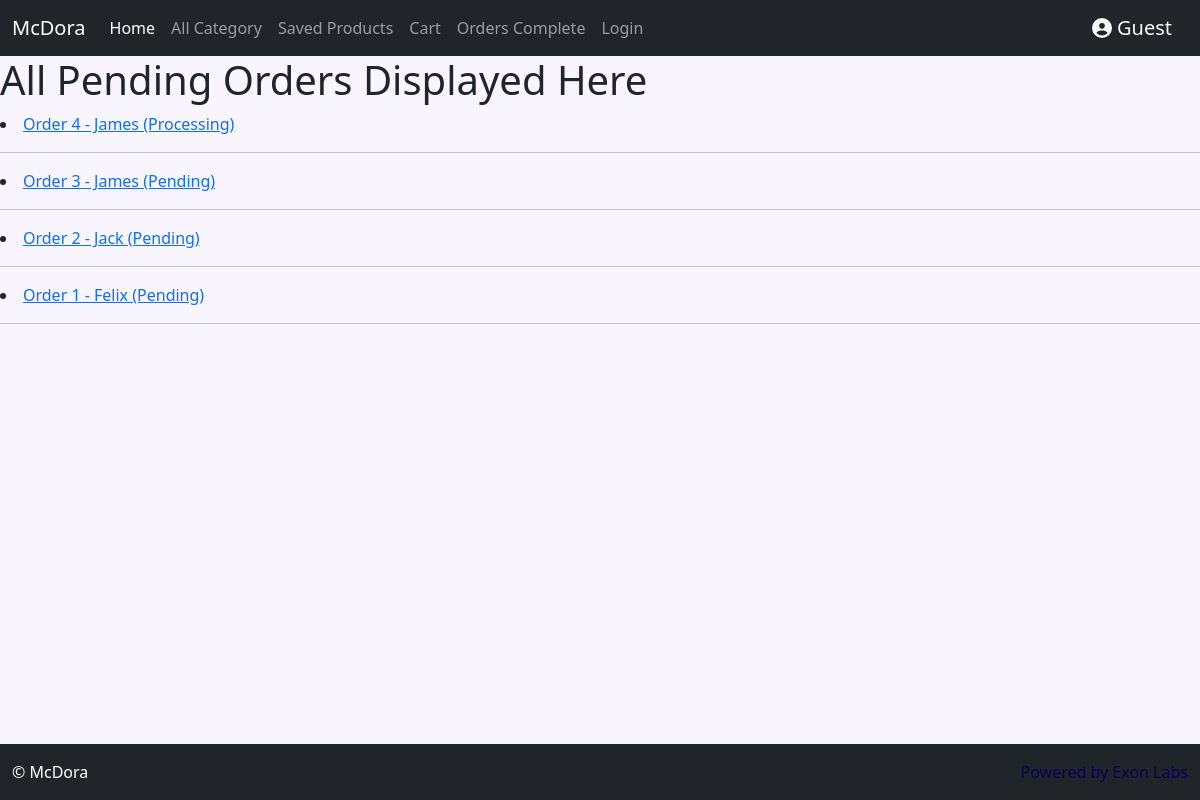
Screenshot of /orders/ with the database file from the repository.
### store/models.py (models this page shows, shortened)
class Order(models.Model):
    cart = models.OneToOneField('Cart', on_delete=models.CASCADE)  # one cart becomes one order
    customer = models.ForeignKey(User, on_delete=models.CASCADE)
    payment = models.ForeignKey(Transaction, on_delete=models.SET_NULL, null=True)  # Paystack or other payment reference
    shipping_address = models.ForeignKey('ShippingAddress', on_delete=models.SET_NULL, null=True, blank=True)
    status = models.ForeignKey(OrderStatus, on_delete=models.SET_NULL, null=True)  # linked to OrderStatus
    created_at = models.DateTimeField(auto_now_add=True)
    updated_at = models.DateTimeField(auto_now=True)
    def __str__(self):
        return f"Order {self.id} - {self.customer.username} ({self.status})"

class OrderStatus(models.Model):
    status = models.CharField(max_length=50, unique=True)
    created_date = models.DateTimeField(auto_now_add=True)
    def __str__(self):
        return self.status

### store/views.py (the view)
# urls.py: path('orders/', views.all_orders, name='orders'),
def all_orders(request):
    orders = Order.objects.all().order_by('-created_at')
    context = {'orders': orders}
    return render(request, 'orders.html', context)

### store/templates/orders.html
{% extends 'base.html' %}
{% block content %}
<h1>All Pending Orders Displayed Here</h1>
{% for order in orders %}
    <li><a href="{% url 'order_detail' id=order.id %}">{{ order }}</a></li>
    <hr>
{% endfor %}
{% endblock %}

### rows the page displays
Order: id+customer+status "Order 4 - James (Processing)"
Order: id+customer+status "Order 3 - James (Pending)"
Order: id+customer+status "Order 2 - Jack (Pending)"
Order: id+customer+status "Order 1 - Felix (Pending)"
